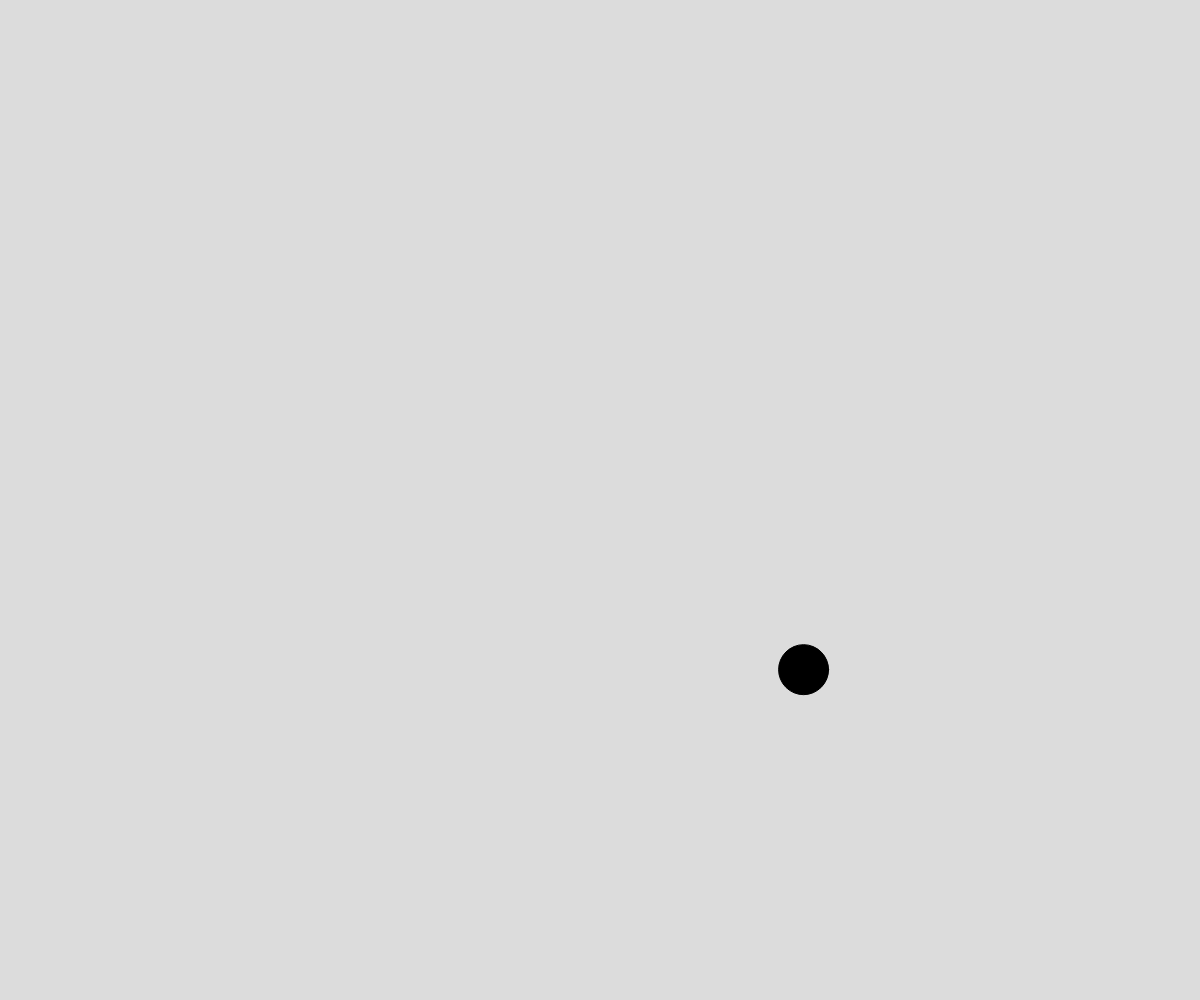
Frame 1 (no input)
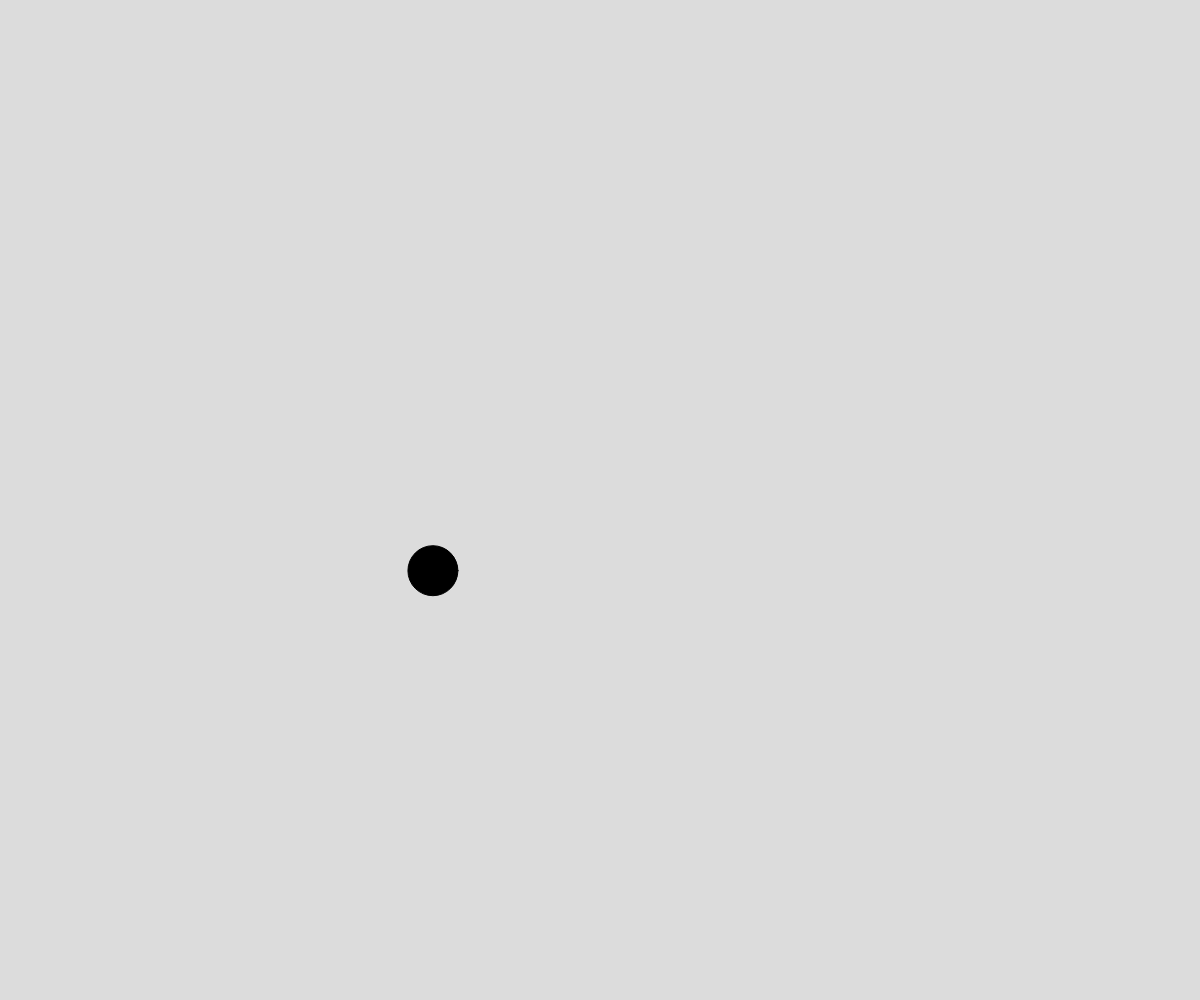
Frame 60 (no input)
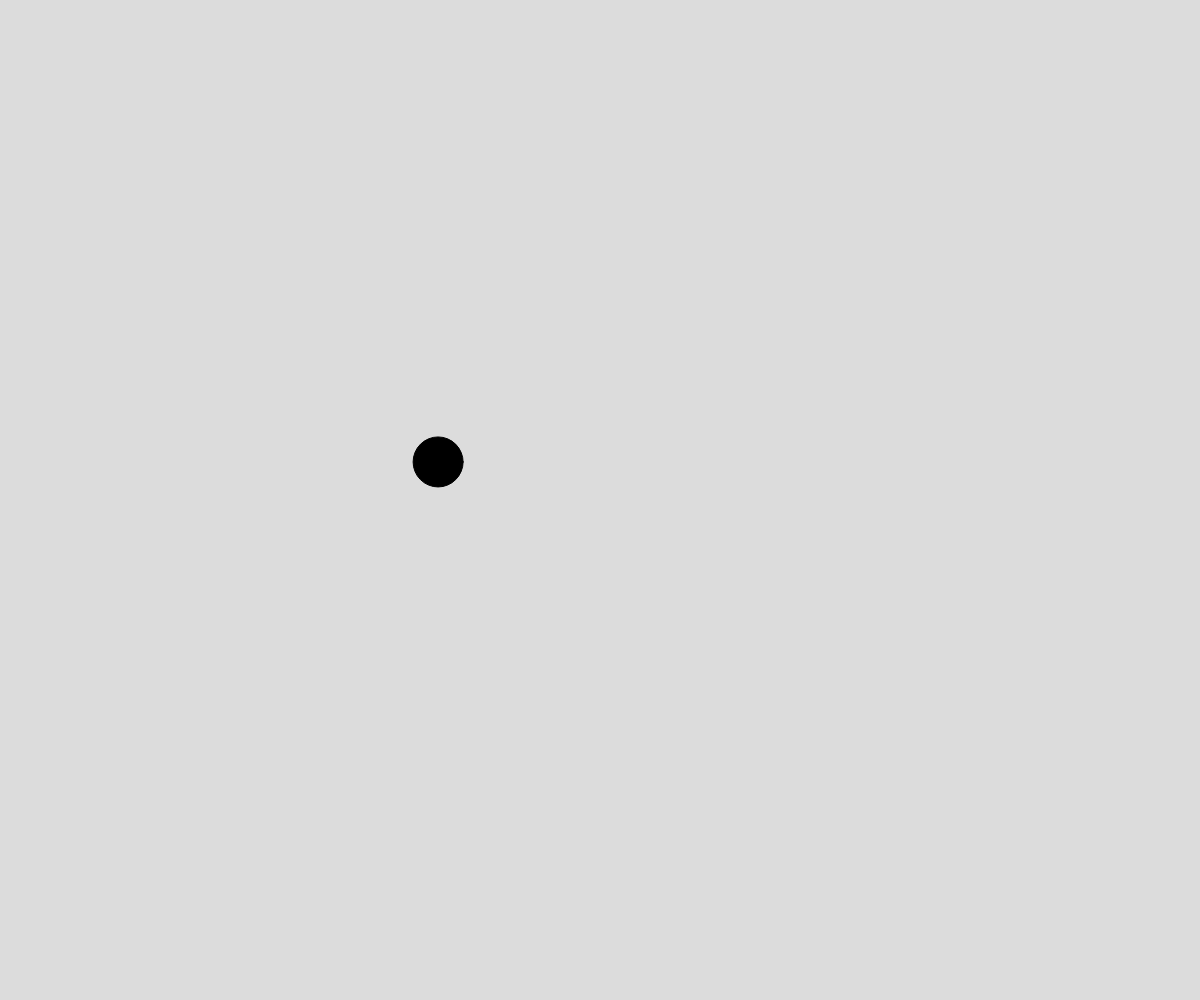
Frame 120 (the mouse pressed at the canvas centre since frame 60)

The p5.js sketch that drew these frames (run headless with seeded random() and noise() and a simulated clock; from frame 60 on, the mouse is pressed at the canvas centre):

// p5.js sketch
// ── sketch.js
// Perlin Noise Demo

let time = 0;
let deltaTime = 0.01;

async function setup() {
  createCanvas(windowWidth, windowHeight);
}

function draw() {
  background(220);

  drawCircle();
}

function drawCircle() {
  let xPos = noise(time) * width;
  let yPos = noise(0, time) * height;

  fill('black');
  circle(xPos, yPos, 50);

  time += deltaTime;
}
